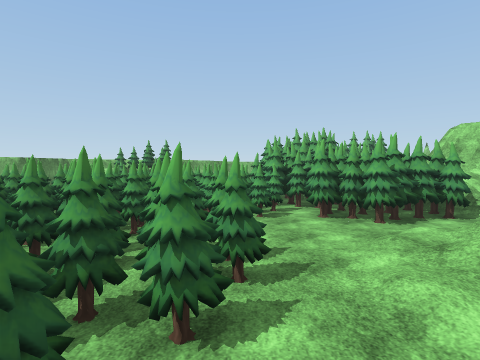
View 1 (above)

24 first-person views from a walk through a scene from a Unity 3-D project. The camera is 1.2 m above the floor, tilts 2° down and sees 80° across. The floor is counted in squares, 2 m on a side. Each view is taken from the middle of a square. On the plan, view 1 faces up. The plan holds only what a view shows up to about 9 squares ahead; the rest is blank. The place goes on beyond the plan. The player is left out. Some surface patterns are stand-ins.

View 2
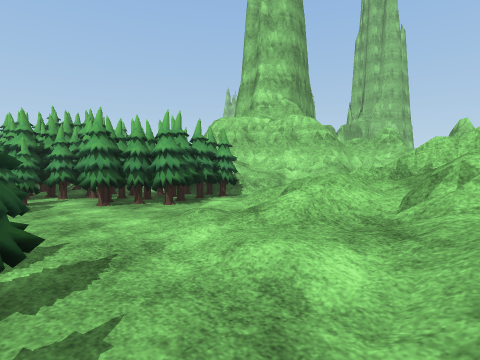

View 3
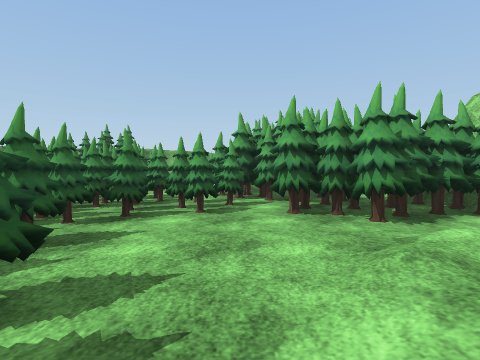

View 4
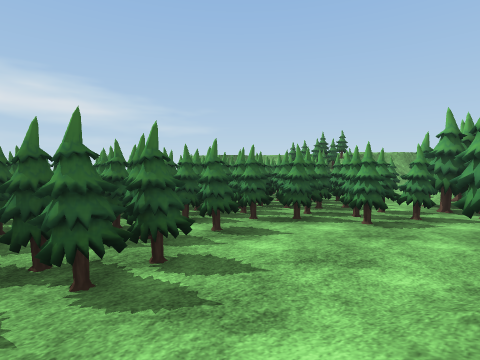

View 5
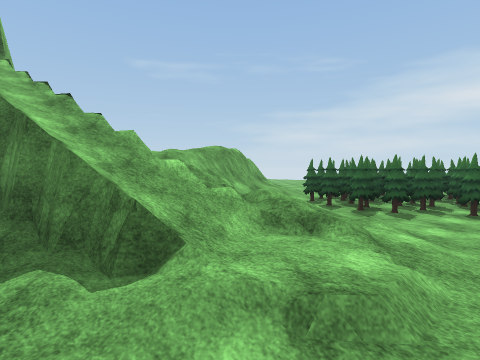

View 6
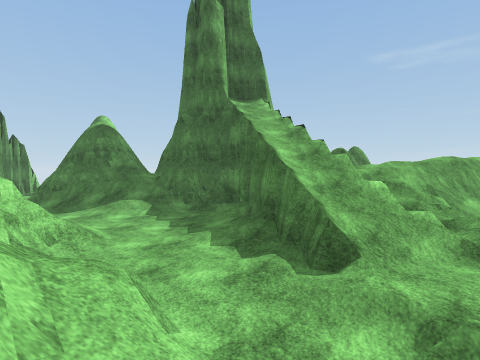

View 7
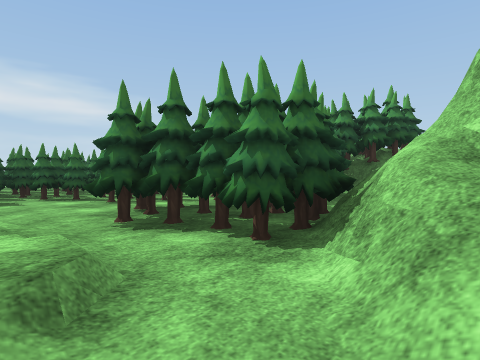

View 8
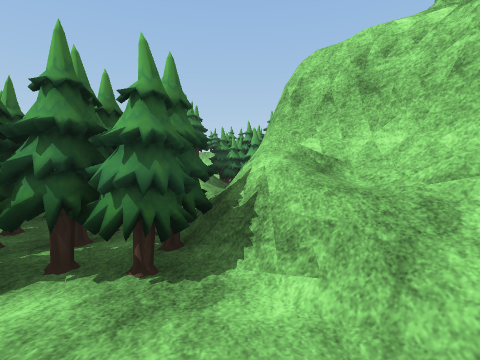

View 9
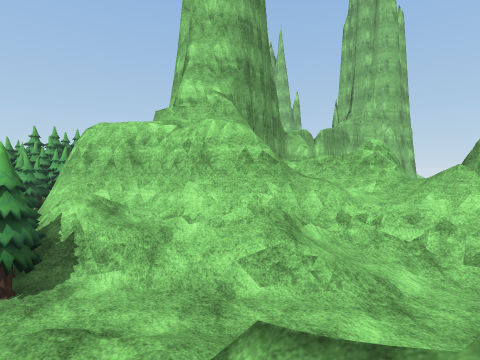

View 10
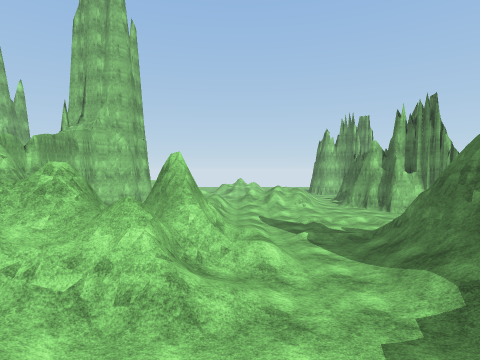

View 11
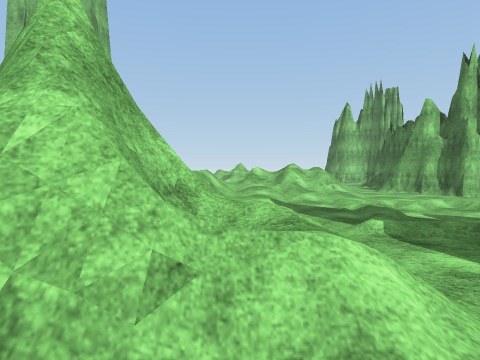

View 12
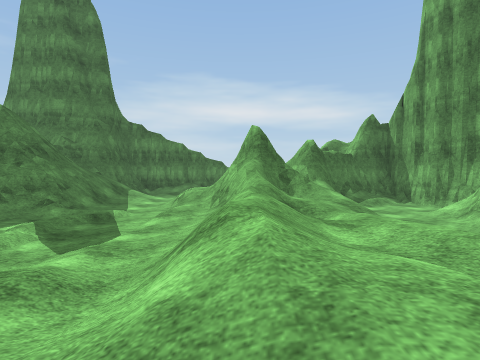

View 13
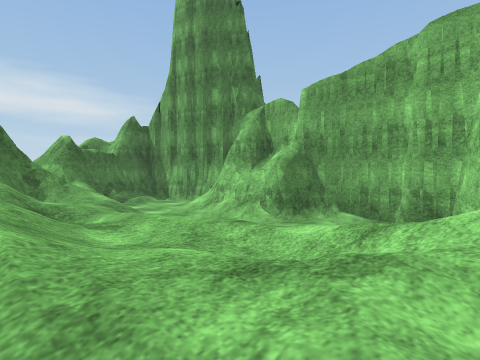

View 14
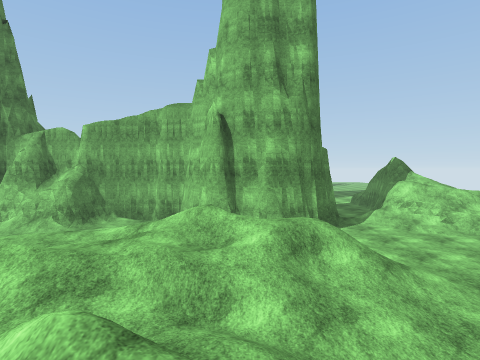

View 15
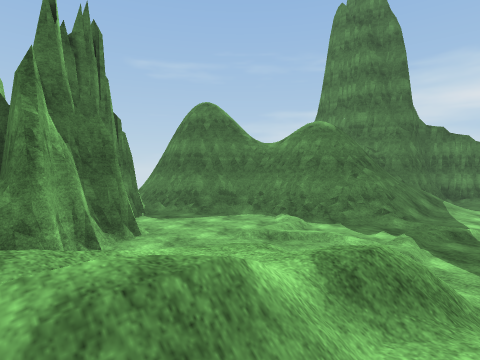

View 16
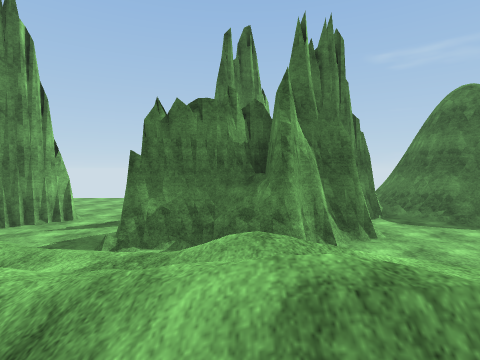

View 17
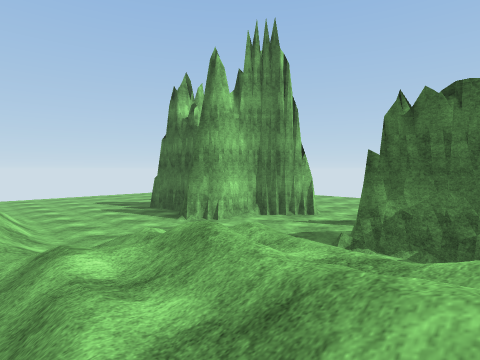

View 18
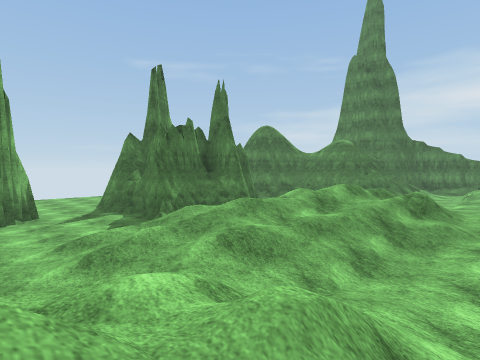

View 19
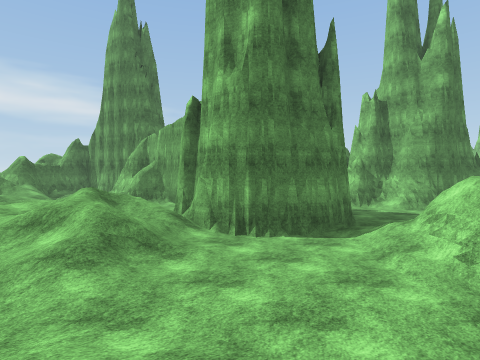

View 20
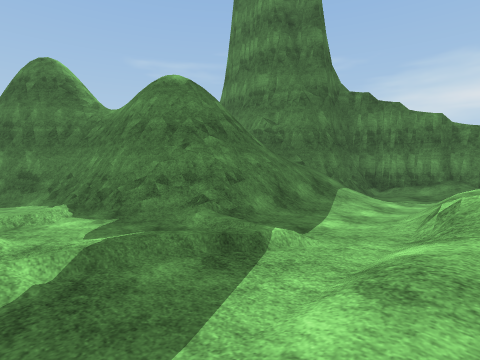

View 21
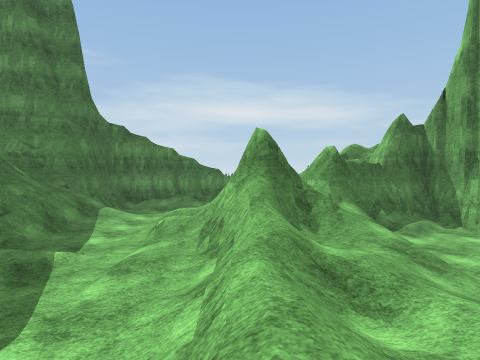

View 22
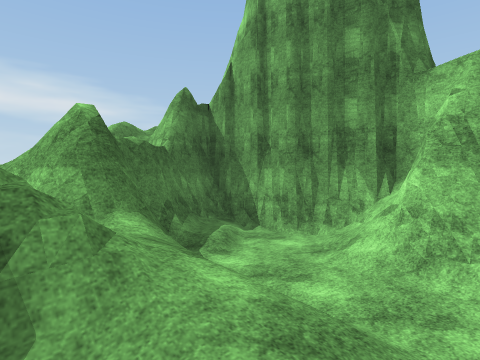

View 23
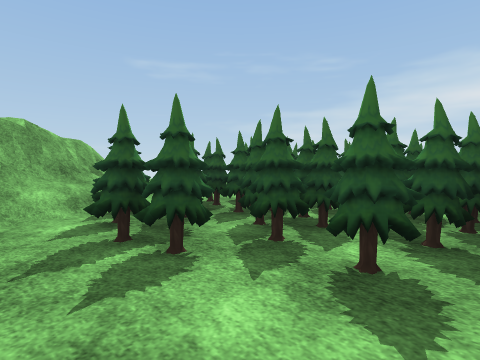

View 24
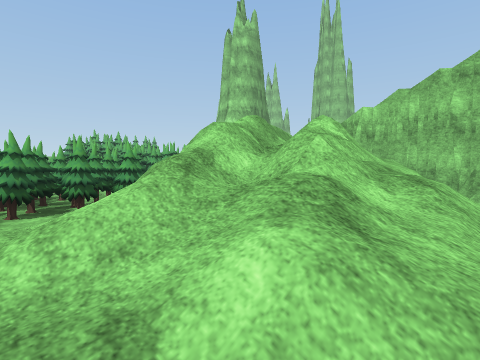

### Floor plan
Key: @ floor where view 1 was taken; # wall or solid block; . main floor; : floor 0.25 m higher than the main floor; + floor 0.5 m higher than the main floor; * floor 0.75 m higher than the main floor; % floor 1 m higher than the main floor; & floor 1.25 m higher than the main floor; $ floor 1.5 m higher than the main floor; / step, stairs or slope; = window, fence, low wall or low ledge; v drop or lower ground; O other object.
Columns run from 3 left of view 1 to 26 right of it. Each row starts with its distance up from view 1.
 13     OO OOO
 12     OOO#OOO               ..
 11   O OOOOOO                ..
 10   OOOOO:                  ..
  9  OOOOOOOv                 #.
  8 OOOOOOOO=#   #########   ##/#
  7 OOOOOOOOO#####./###.. ####.///
  6 OOO.OOOOO/###/......   ##....:
  5 OOO...O../#####//.     //.....
  4 OOO.../:/.=####/////%/////....
  3 OOOO./#/=.//####//+%*/////../
  2 OOOO.////../####=///$////..:/$
  1  OO.///=//..//+/:::::/=//..///
  0 ../@==////...//....////////+//
 -1 :/===////#......:...//////%/./
 -2 ////   =/##/////..:..///&////.
 -3 :///    ####//##/.:...  ///+..
 -4 .///    #####=###:....     ...
 -5         #   #####..../####...#
 -6                 #/...#####...#
 -7                 ##...    #..##
 -8                  ####     ..#
 -9                   #        ..

Positions as (right, up) in squares from view 1, and headings:
1: (0, 0), facing up
2: (0, 1), facing up-right
3: (1, 2), facing up
4: (2, 2), facing up-left
5: (6, 5), facing down-left
6: (6, 6), facing down
7: (6, 4), facing up-left
8: (5, 4), facing up
9: (4, 2), facing up-right
10: (5, 1), facing right
11: (9, 1), facing right
12: (19, 2), facing left
13: (19, 2), facing up-left
14: (20, -1), facing up
15: (20, 0), facing down-left
16: (20, 0), facing down
17: (20, 0), facing down-right
18: (26, 2), facing down-left
19: (26, 2), facing up-left
20: (15, 1), facing down-left
21: (17, 2), facing left
22: (14, 3), facing up-left
23: (1, 5), facing down-left
24: (-3, -4), facing up-right
